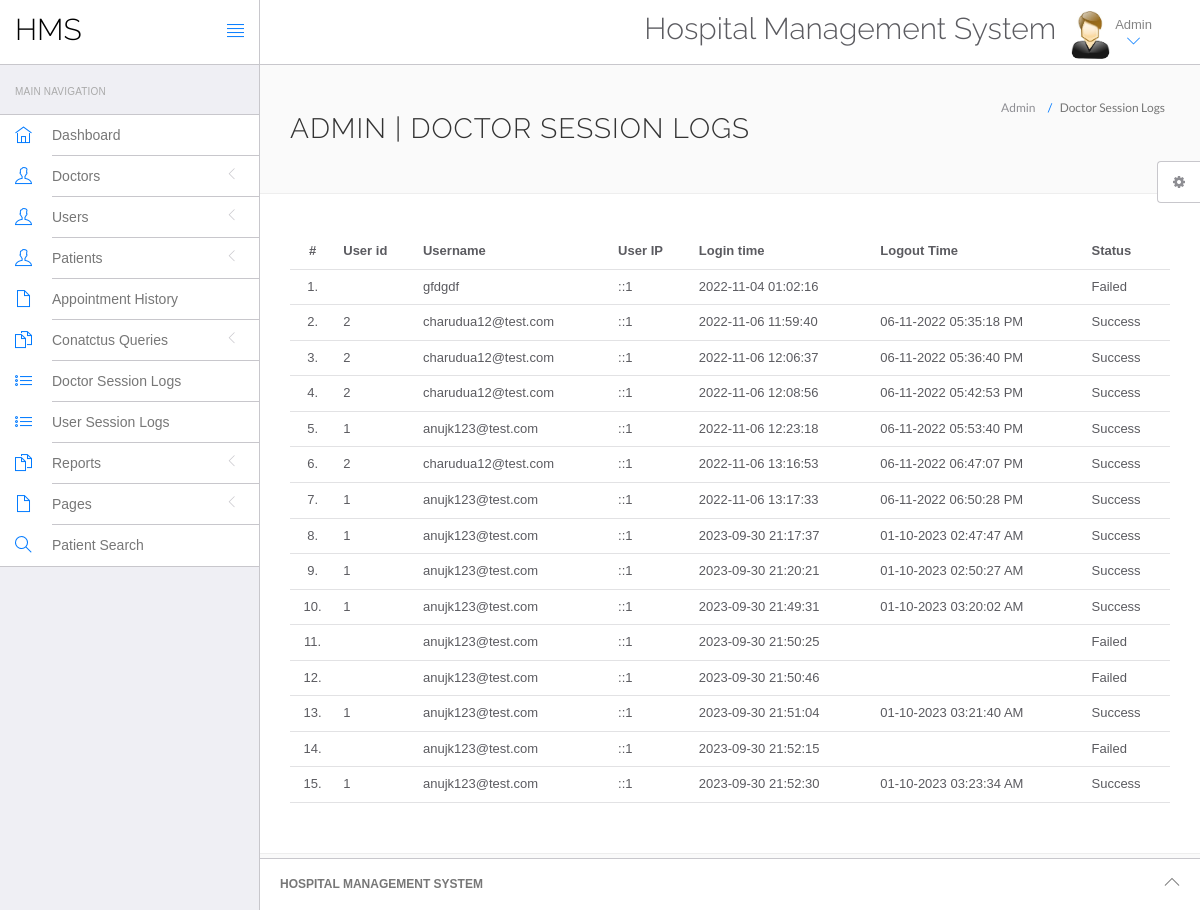
/hms/admin/doctor-logs.php (signed in), run on the app's committed database.
### tables this page shows
CREATE TABLE `doctorslog` (
  `id` int NOT NULL,
  `uid` int DEFAULT NULL,
  `username` varchar(255) DEFAULT NULL,
  `userip` binary(16) DEFAULT NULL,
  `loginTime` timestamp NULL DEFAULT CURRENT_TIMESTAMP,
  `logout` varchar(255) DEFAULT NULL,
  `status` int DEFAULT NULL
);

### hms/admin/doctor-logs.php (the view, shortened to what this page needs)
<?php
include('include/config.php');
if(strlen($_SESSION['id']==0)) {
 header('location:logout.php');
  } else{
?>
<!DOCTYPE html>
<html lang="en">
	<head>
		<link rel="stylesheet" href="vendor/bootstrap/css/bootstrap.min.css">
		<link rel="stylesheet" href="vendor/fontawesome/css/font-awesome.min.css">
		<link rel="stylesheet" href="vendor/themify-icons/themify-icons.min.css">
		<link href="vendor/animate.css/animate.min.css" rel="stylesheet" media="screen">
		<link href="vendor/perfect-scrollbar/perfect-scrollbar.min.css" rel="stylesheet" media="screen">
		<link href="vendor/switchery/switchery.min.css" rel="stylesheet" media="screen">
		<link href="vendor/bootstrap-touchspin/jquery.bootstrap-touchspin.min.css" rel="stylesheet" media="screen">
		<link href="vendor/select2/select2.min.css" rel="stylesheet" media="screen">
		<link href="vendor/bootstrap-datepicker/bootstrap-datepicker3.standalone.min.css" rel="stylesheet" media="screen">
		<link href="vendor/bootstrap-timepicker/bootstrap-timepicker.min.css" rel="stylesheet" media="screen">
		<link rel="stylesheet" href="assets/css/styles.css">
		<link rel="stylesheet" href="assets/css/plugins.css">
		<link rel="stylesheet" href="assets/css/themes/theme-1.css" id="skin_color" />
	</head>
	<body>
		<div id="app">
<?php include('include/sidebar.php');?>
			<div class="app-content">
					<?php include('include/header.php');?>
				<div class="main-content" >
					<div class="wrap-content container" id="container">
						<section id="page-title">
							<div class="row">
								<div class="col-sm-8">
									<h1 class="mainTitle">Admin  | Doctor Session Logs</h1>
																	</div>
								<ol class="breadcrumb">
									<li>
										<span>Admin </span>
									</li>
									<li class="active">
										<span>Doctor Session Logs</span>
									</li>
								</ol>
							</div>
						</section>
						<div class="container-fluid container-fullw bg-white">
									<div class="row">
								<div class="col-md-12">
									<table class="table table-hover" id="sample-table-1">
										<thead>
											<tr>
												<th class="center">#</th>
												<th class="hidden-xs">User id</th>
												<th>Username</th>
												<th>User IP</th>
												<th>Login time</th>
												<th>Logout Time </th>
												<th> Status </th>
											</tr>
										</thead>
										<tbody>
<?php
$sql=mysqli_query($con,"select * from doctorslog ");
$cnt=1;
while($row=mysqli_fetch_array($sql))
{
?>
											<tr>
												<td class="center"><?php echo $cnt;?>.</td>
												<td class="hidden-xs"><?php echo $row['uid'];?></td>
												<td class="hidden-xs"><?php echo $row['username'];?></td>
												<td><?php echo $row['userip'];?></td>
												<td><?php echo $row['loginTime'];?></td>
												<td><?php echo $row['logout'];?>
												</td>
												<td>
<?php if($row['status']==1)
{
	echo "Success";
}
else
{
	echo "Failed";
}?>
</td>
											</tr>
											<?php
$cnt=$cnt+1;
											 }?>
										</tbody>
									</table>
								</div>
							</div>
								</div>
					</div>
				</div>
			</div>
	<?php include('include/footer.php');?>
	<?php include('include/setting.php');?>
		</div>
	</body>
</html>
<?php } ?>

### hms/admin/include/sidebar.php (shortened to what this page needs)
<div class="sidebar app-aside" id="sidebar">
				<div class="sidebar-container perfect-scrollbar">
<nav>
						<div class="navbar-title">
							<span>Main Navigation</span>
						</div>
						<ul class="main-navigation-menu">
							<li>
								<a href="dashboard.php">
									<div class="item-content">
										<div class="item-media">
											<i class="ti-home"></i>
										</div>
										<div class="item-inner">
											<span class="title"> Dashboard </span>
										</div>
									</div>
								</a>
							</li>
							<li>
								<a href="javascript:void(0)">
									<div class="item-content">
										<div class="item-media">
											<i class="ti-user"></i>
										</div>
										<div class="item-inner">
											<span class="title"> Doctors </span><i class="icon-arrow"></i>
										</div>
									</div>
								</a>
								</li>
				<li>
								<a href="javascript:void(0)">
									<div class="item-content">
										<div class="item-media">
											<i class="ti-user"></i>
										</div>
										<div class="item-inner">
											<span class="title"> Users </span><i class="icon-arrow"></i>
										</div>
									</div>
								</a>
								</li>
								<li>
								<a href="javascript:void(0)">
									<div class="item-content">
										<div class="item-media">
											<i class="ti-user"></i>
										</div>
										<div class="item-inner">
											<span class="title"> Patients </span><i class="icon-arrow"></i>
										</div>
									</div>
								</a>
								</li>
<li>
								<a href="appointment-history.php">
									<div class="item-content">
										<div class="item-media">
											<i class="ti-file"></i>
										</div>
										<div class="item-inner">
											<span class="title"> Appointment History </span>
										</div>
									</div>
								</a>
							</li>
				<li>
								<a href="javascript:void(0)">
									<div class="item-content">
										<div class="item-media">
											<i class="ti-files"></i>
										</div>
										<div class="item-inner">
											<span class="title"> Conatctus Queries </span><i class="icon-arrow"></i>
										</div>
									</div>
								</a>
								</li>
	<li>
								<a href="doctor-logs.php">
									<div class="item-content">
										<div class="item-media">
											<i class="ti-list"></i>
										</div>
										<div class="item-inner">
											<span class="title"> Doctor Session Logs </span>
										</div>
									</div>
								</a>
							</li>
							<li>
								<a href="user-logs.php">
									<div class="item-content">
										<div class="item-media">
											<i class="ti-list"></i>
										</div>
										<div class="item-inner">
											<span class="title"> User Session Logs </span>
										</div>
									</div>
								</a>
							</li>
				<li>
								<a href="javascript:void(0)">
									<div class="item-content">
										<div class="item-media">
											<i class="ti-files"></i>
										</div>
										<div class="item-inner">
											<span class="title"> Reports </span><i class="icon-arrow"></i>
										</div>
									</div>
								</a>
							</li>
				<li>
								<a href="javascript:void(0)">
									<div class="item-content">
										<div class="item-media">
											<i class="ti-file"></i>
										</div>
										<div class="item-inner">
											<span class="title"> Pages </span><i class="icon-arrow"></i>
										</div>
									</div>
								</a>
							</li>
								<li>
								<a href="patient-search.php">
									<div class="item-content">
										<div class="item-media">
											<i class="ti-search"></i>
										</div>
										<div class="item-inner">
											<span class="title"> Patient Search </span>
										</div>
									</div>
								</a>
							</li>
						</ul>
					</nav>
					</div>
			</div>

### hms/admin/include/header.php (shortened to what this page needs)
<header class="navbar navbar-default navbar-static-top">
					<div class="navbar-header">
						<a class="navbar-brand" href="#">
							<h2 style="padding-top:20%; color:#000 ">HMS</h2>
						</a>
						<a href="#" class="sidebar-toggler pull-right visible-md visible-lg" data-toggle-class="app-sidebar-closed" data-toggle-target="#app">
							<i class="ti-align-justify"></i>
						</a>
					</div>
					<div class="navbar-collapse collapse">
						<ul class="nav navbar-right">
								<li  style="padding-top:2% ">
								<h2>Hospital Management System</h2>
							</li>
							<li class="dropdown current-user">
								<a href class="dropdown-toggle" data-toggle="dropdown">
									<img src="assets/images/images.jpg" > <span class="username">
			Admin
									<i class="ti-angle-down"></i></i></span>
								</a>
							</li>
						</ul>
					</div>
				</header>

### hms/admin/include/footer.php
<footer>
				<div class="footer-inner">
					<div class="pull-left">
					<span class="text-bold text-uppercase"> Hospital Management System</span>
					</div>
					<div class="pull-right">
						<span class="go-top"><i class="ti-angle-up"></i></span>
					</div>
				</div>
			</footer>

### hms/admin/include/setting.php (shortened to what this page needs)
<div class="settings panel panel-default hidden-xs hidden-sm" id="settings">
				<button ct-toggle="toggle" data-toggle-class="active" data-toggle-target="#settings" class="btn btn-default">
					<i class="fa fa-spin fa-gear"></i>
				</button>
			</div>

### hms/admin/assets/css/plugins.css (style rules this page uses)
.perfect-scrollbar { overflow-y: hidden !important; }

### hms/admin/assets/css/themes/theme-1.css (style rules this page uses)
body { background: #FAFAFA; }
header .navbar-header { background: #ffffff !important; border-right-color: #c8c7cc !important; border-bottom-color: #c8c7cc !important; }
header .navbar-header .sidebar-toggler, header .navbar-header .sidebar-mobile-toggler { color: #007aff !important; }
header .navbar-header .navbar-brand { color: #777 !important; }
header .navbar-collapse { background: #ffffff !important; border-bottom-color: #c8c7cc !important; box-shadow: none !important; }
header .navbar-collapse .navbar-right > li > a { color: #777; }
header .navbar-collapse .navbar-right > li > a i { color: #007aff !important; }
#sidebar { background: #EFEFF4 !important; }
#sidebar:before { border-right-width: "1px" !important; border-right-style: solid; border-right-color: #c8c7cc !important; }
#sidebar nav { border-right-width: "1px" !important; border-right-style: solid; border-right-color: #c8c7cc !important; }
#sidebar nav .navbar-title { color: #aaaaaa; }
#sidebar nav > ul { background: #ffffff !important; border-bottom-color: #c8c7cc !important; border-top-color: #c8c7cc !important; }
#sidebar nav > ul > li > a .item-media > i { color: #007aff !important; }
#sidebar nav > ul > li > a .item-inner { color: #777 !important; border-bottom-color: #c8c7cc; }
#app > footer { background: #ffffff !important; border-top-color: #c8c7cc !important; color: #777; }

### data on the page
doctorslog: username "gfdgdf", userip "::1", loginTime "2022-11-04 01:02:16", status "Failed"
doctorslog: uid "2", username "charudua12@test.com", userip "::1", loginTime "2022-11-06 11:59:40", logout "06-11-2022 05:35:18 PM", status "Success"
doctorslog: uid "2", username "charudua12@test.com", userip "::1", loginTime "2022-11-06 12:06:37", logout "06-11-2022 05:36:40 PM", status "Success"
doctorslog: uid "2", username "charudua12@test.com", userip "::1", loginTime "2022-11-06 12:08:56", logout "06-11-2022 05:42:53 PM", status "Success"
doctorslog: uid "1", username "anujk123@test.com", userip "::1", loginTime "2022-11-06 12:23:18", logout "06-11-2022 05:53:40 PM", status "Success"
doctorslog: uid "2", username "charudua12@test.com", userip "::1", loginTime "2022-11-06 13:16:53", logout "06-11-2022 06:47:07 PM", status "Success"
doctorslog: uid "1", username "anujk123@test.com", userip "::1", loginTime "2022-11-06 13:17:33", logout "06-11-2022 06:50:28 PM", status "Success"
doctorslog: uid "1", username "anujk123@test.com", userip "::1", loginTime "2023-09-30 21:17:37", logout "01-10-2023 02:47:47 AM", status "Success"
doctorslog: uid "1", username "anujk123@test.com", userip "::1", loginTime "2023-09-30 21:20:21", logout "01-10-2023 02:50:27 AM", status "Success"
doctorslog: uid "1", username "anujk123@test.com", userip "::1", loginTime "2023-09-30 21:49:31", logout "01-10-2023 03:20:02 AM", status "Success"
doctorslog: username "anujk123@test.com", userip "::1", loginTime "2023-09-30 21:50:25", status "Failed"
doctorslog: username "anujk123@test.com", userip "::1", loginTime "2023-09-30 21:50:46", status "Failed"
doctorslog: uid "1", username "anujk123@test.com", userip "::1", loginTime "2023-09-30 21:51:04", logout "01-10-2023 03:21:40 AM", status "Success"
doctorslog: username "anujk123@test.com", userip "::1", loginTime "2023-09-30 21:52:15", status "Failed"
doctorslog: uid "1", username "anujk123@test.com", userip "::1", loginTime "2023-09-30 21:52:30", logout "01-10-2023 03:23:34 AM", status "Success"
